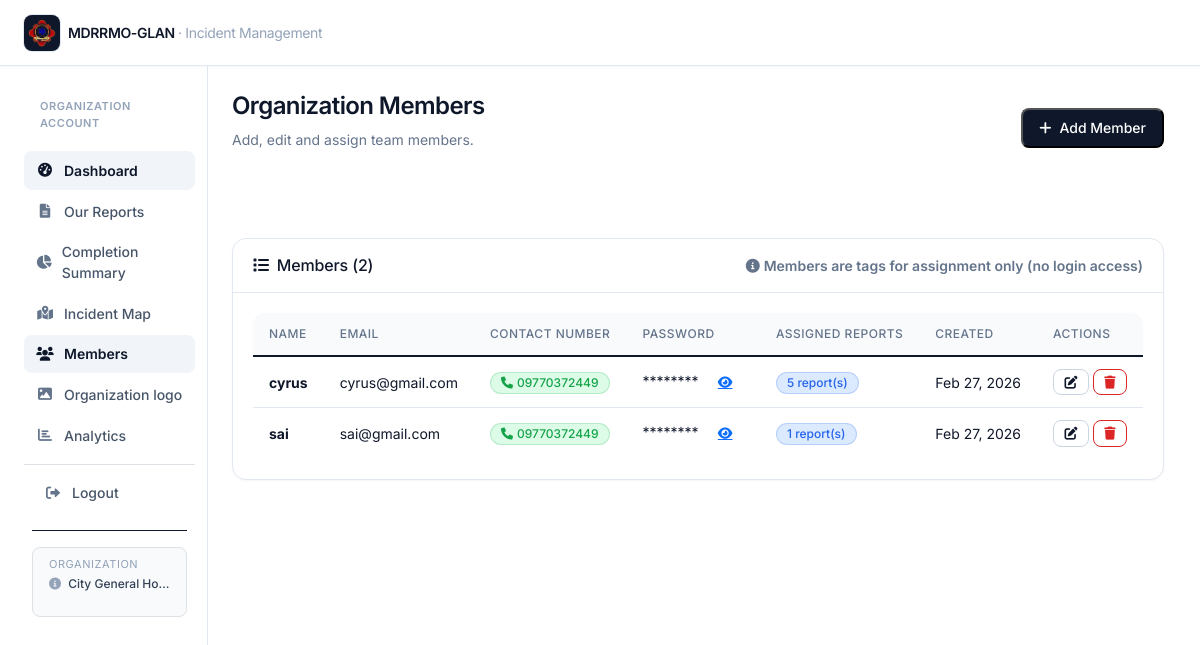
Page /organizations/members.php (signed in) on the earlier database version.
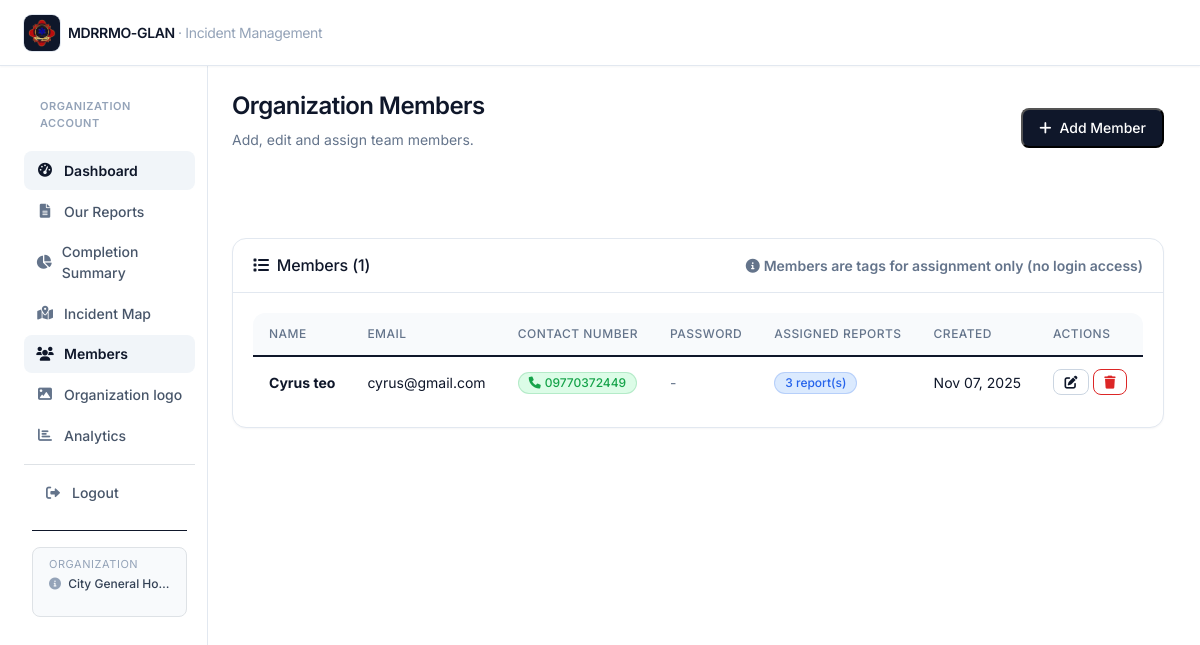
Same page on the later database version.
### tables this page shows
CREATE TABLE IF NOT EXISTS `organization_members` (
  `id` int NOT NULL AUTO_INCREMENT,
  `organization_id` int NOT NULL,
  `user_id` int DEFAULT NULL,
  `name` varchar(255) NOT NULL,
  `contact_number` varchar(20) DEFAULT NULL,
  `email` varchar(191) DEFAULT NULL,
  `login_username` varchar(191) DEFAULT NULL,
  `login_password` varchar(255) DEFAULT NULL,
  `created_at` timestamp NULL DEFAULT CURRENT_TIMESTAMP,
  PRIMARY KEY (`id`),
  KEY `idx_org_members_org` (`organization_id`),
  KEY `idx_org_members_name` (`name`(250)),
  KEY `idx_org_members_user` (`user_id`)
);

### config/config.php (called while the page is built, shortened)
<?php
function format_date($date)
{
    return date('M d, Y', strtotime($date));
}
?>

### organizations/members.php (the view, shortened to what the rows shown need)
<?php
require_once '../config/config.php';
include '../views/header.php';
$database = new Database();
$db = $database->getConnection();
$db->exec("CREATE TABLE IF NOT EXISTS organization_members (
    id INT NOT NULL AUTO_INCREMENT,
    organization_id INT NOT NULL,
    user_id INT DEFAULT NULL,
    name VARCHAR(255) NOT NULL,
    contact_number VARCHAR(20) DEFAULT NULL,
    email VARCHAR(191) DEFAULT NULL,
    login_username VARCHAR(191) DEFAULT NULL,
    login_password VARCHAR(255) DEFAULT NULL,
    created_at TIMESTAMP NULL DEFAULT CURRENT_TIMESTAMP,
    PRIMARY KEY (id),
    KEY idx_org_members_org (organization_id),
    KEY idx_org_members_name (name),
    KEY idx_org_members_user (user_id)
) ENGINE=MyISAM DEFAULT CHARSET=utf8mb4 COLLATE=utf8mb4_0900_ai_ci");
$query = "SELECT om.*,
          (SELECT COUNT(*) FROM report_queue WHERE assigned_to = om.id) as assigned_reports_count
          FROM organization_members om
          WHERE om.organization_id = ?
          ORDER BY om.name";
$stmt = $db->prepare($query);
$stmt->execute([$_SESSION['organization_id']]);
$members = $stmt->fetchAll();
?>
<div class="container-fluid">
    <div class="row g-0">
        <main class="col-md-9 ms-sm-auto col-lg-10 main-content">
            <div class="flex flex-col sm:flex-row sm:items-center sm:justify-between gap-3 pb-5 mb-6 border-b border-slate-200">
                <div>
                    <h1 class="text-2xl font-semibold tracking-tight text-slate-900">Organization Members</h1>
                </div>
            </div>
            <div class="card">
                <div class="card-body">
                    <?php if (empty($members)): ?>
                        <div class="text-center py-4">
                            <i class="fas fa-users fa-3x text-muted mb-3"></i>
                            <h5 class="text-muted">No members found</h5>
                            <p class="text-muted">Add members to your organization to assign reports to them.</p>
                        </div>
                    <?php else: ?>
                        <div class="table-responsive">
                            <table class="table table-hover">
                                <thead>
                                    <tr>
                                        <th>Name</th>
                                        <th>Email</th>
                                        <th>Contact Number</th>
                                        <th>Password</th>
                                        <th>Assigned Reports</th>
                                        <th>Created</th>
                                        <th>Actions</th>
                                    </tr>
                                </thead>
                                <tbody>
                                    <?php foreach ($members as $member): ?>
                                        <tr>
                                            <td>
                           	                <strong><?php echo htmlspecialchars($member['name']); ?></strong>
                                            </td>
                                            <td>
                                                <?php if (!empty($member['email'])): ?>
                                                    <?php echo htmlspecialchars($member['email']); ?>
                                                <?php else: ?>
                                                    <span class="text-muted">-</span>
                                                <?php endif; ?>
                                            </td>
                                            <td>
                                                <?php if (!empty($member['contact_number'])): ?>
                                                    <span class="badge bg-success">
                                                        <i class="fas fa-phone me-1"></i><?php echo htmlspecialchars($member['contact_number']); ?>
                                                    </span>
                                                <?php else: ?>
                                                    <span class="text-muted">No contact</span>
                                                <?php endif; ?>
                                            </td>
                                            <td>
                                                <?php if (!empty($member['login_password'])): ?>
                                                    <span class="member-password" data-password="<?php echo htmlspecialchars($member['login_password']); ?>">********</span>
                                                    <button type="button" class="btn btn-sm btn-link p-0 ms-1" onclick="toggleMemberPassword(this)">
                                                        <i class="fas fa-eye"></i>
                                                    </button>
                                                <?php else: ?>
                                                    <span class="text-muted">-</span>
                                                <?php endif; ?>
                                            </td>
                                            <td>
                                                <span class="badge bg-info">
                                                    <?php echo (int)$member['assigned_reports_count']; ?> report(s)
                                                </span>
                                            </td>
                                            <td><?php echo format_date($member['created_at']); ?></td>
                                            <td>
                                                <button type="button" class="btn btn-sm btn-outline-primary"
                                                        onclick="editMember(<?php echo htmlspecialchars(json_encode($member)); ?>)">
                                                    <i class="fas fa-edit"></i>
                                                </button>
                                                <button type="button" class="btn btn-sm btn-outline-danger"
                                                        onclick="deleteMember(<?php echo $member['id']; ?>, '<?php echo htmlspecialchars($member['name']); ?>', <?php echo (int)$member['assigned_reports_count']; ?>)">
                                                    <i class="fas fa-trash"></i>
                                                </button>
                                            </td>
                                        </tr>
                                    <?php endforeach; ?>
                                </tbody>
                            </table>
                        </div>
                    <?php endif; ?>
                </div>
            </div>
        </main>
    </div>
</div>
<?php include '../views/footer.php'; ?>

Differences in the rows shown:
removed organization_members: name "sai", email "sai@gmail.com", contact_number "09770372449", assigned_reports_count "1", created_at "Feb 27, 2026"
changed organization_members "cyrus@gmail.com": name "cyrus" → "Cyrus teo"; assigned_reports_count "5" → "3"; created_at "Feb 27, 2026" → "Nov 07, 2025"; login_password "********" → "-"
Other differences:
count($members): "2" → "1"
